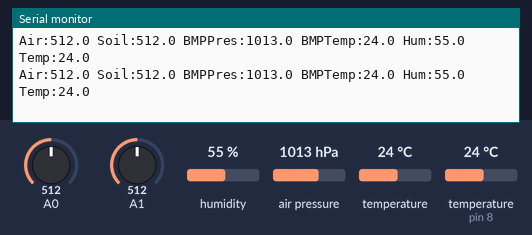
Bench run of a sketch on a simulated Arduino Uno, built with avr-gcc and run on an emulated ATmega328P. On the bench: the last lines printed to the serial monitor. The inputs (shaded band) are chosen by the test bench; at power-on: humidity 55 %, air pressure 1013 hPa, A0 = 512, A1 = 512, temperature 24 °C, temperature (sensor on pin 8) 24 °C. No radio packets arrive unless stated.

Above: at 2.8 s.
2.9 s: humidity set to 22 %
At 4.7 s:
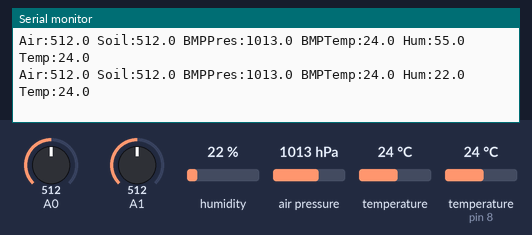
5.7 s: air pressure set to 952 hPa
At 7.3 s:
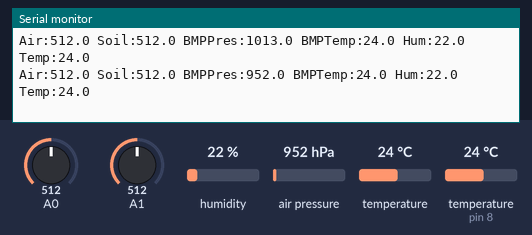
8.5 s: A0 set to 716
At 11.1 s:
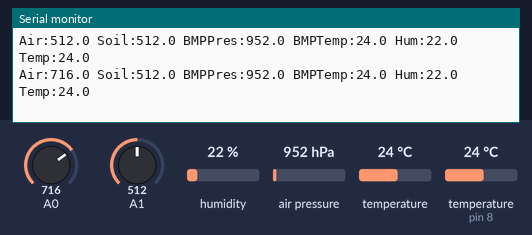
11.3 s: A1 set to 716
At 13.7 s:
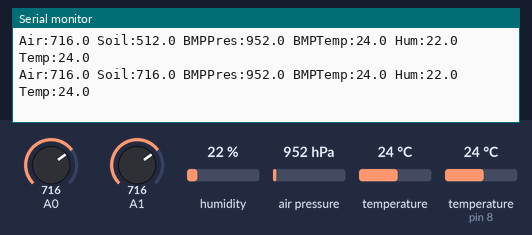
14.1 s: temperature (sensor 0) set to 12 °C
At 15.1 s:
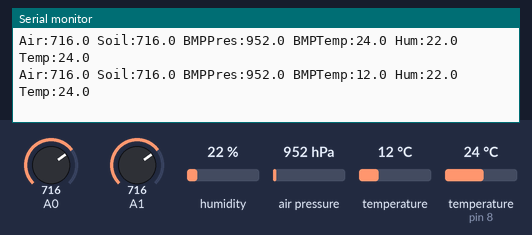
16.9 s: temperature (sensor on pin 8) set to 12 °C
At 20.1 s:
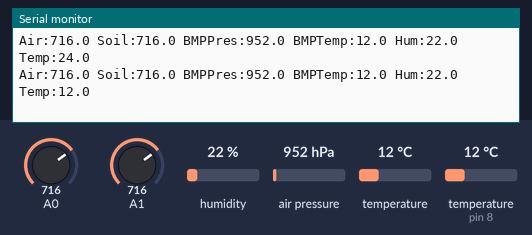

Measured:
- after the input at 2.9 s, the serial monitor: prints a new line after 1.3 s (image 1)
- after the input at 5.7 s, the serial monitor: prints a new line after 0.54 s (image 2)
- after the input at 8.5 s, the serial monitor: prints a new line after 1.9 s (image 3)
- after the input at 11.3 s, the serial monitor: prints a new line after 1.1 s (image 4)
- after the input at 14.1 s, the serial monitor: prints a new line after 0.39 s (image 5)
- after the input at 16.9 s, the serial monitor: prints a new line after 1.7 s (image 6)

The sketch:

transmitter.ino
```cpp
/*
* Weather station code
* - Requires:
* -- RF24: https://github.com/tmrh20/RF24/
* -- dht: http://playground.arduino.cc/Main/DHTLib
* -- SFE_BMP180: https://github.com/sparkfun/BMP180_Breakout_Arduino_Library/archive/master.zip
* - Pins will be added, eventually
*
* - use writeToMessage() to add text to the message
* - use sendMessage() to transmit your message. Note that this clears the message buffer!
* -- Also, a checksum is generated by adding the ASCII values of each character in the message, cleared on send as well
* - doubleToString() for convenience
*/
#include <string.h>
#include <SPI.h>
#include <nRF24L01.h> //wireless
#include <RF24.h> //wireless
#include <SFE_BMP180.h> //to read pressure
#include <dht.h> //for the temperature

#define DHT11_PIN 8
#define DECIMAL_STR_LENGTH 11 //Increase this for more sigfigs, floors to hundredth place
#define TEXT_MAX_LENGTH 100

RF24 radio(9, 10); // CE, CSN
SFE_BMP180 pressure;
dht DHT;

const byte address[6] = "00001";
char decimalAsString[DECIMAL_STR_LENGTH]; //buffer to store return from doubleToString

char *doubleToString(double d);
void writeToMessage(char *text);
void sendMessage();

struct message{
  char text[TEXT_MAX_LENGTH];
  char *curs0r = text;
  int checksum;
}transMsg; //Message object

void setup() {
  Serial.begin(9600);
  //Init radio
  radio.begin();
  radio.openWritingPipe(address);
  radio.setPALevel(RF24_PA_MIN);
  radio.stopListening();
  //Check i2c on BMP sensor
  if(pressure.begin() == 0)
    Serial.println("Error initializing BMP");
}

void loop() {
  char stat;
  double T,P;
  short transmit_period = 2000;
  int chk = DHT.read11(DHT11_PIN);//get values from dht

  //Get temp for pressure reading
  stat = pressure.startTemperature();
  if(stat != 0)
    delay(stat);
  stat = pressure.getTemperature(T);
  //If stat is 0, there is an i2c error
  if(stat == 0){
    Serial.println("BMP: Temperature Error (I2C)");
    T = -273.15;
  }
  stat = pressure.startPressure(3);
  if(stat != 0)
    delay(stat);
  if(T != -273.15){
    stat = pressure.getPressure(P,T);
    //If stat is 0, there is an i2c error
    if(stat == 0){
      Serial.println("BMP: Pressure Error (I2C)");
      P = 0;
    }
  }
  writeToMessage("Air:");
  writeToMessage(doubleToString(analogRead(A0)));

  writeToMessage(" Soil:");
  writeToMessage(doubleToString(analogRead(A1)));

  writeToMessage(" BMPPres:");
  writeToMessage(doubleToString(P));

  writeToMessage(" BMPTemp:");
  writeToMessage(doubleToString(T));

  //Read values from dht
  writeToMessage(" Hum:");
  writeToMessage(doubleToString(DHT.humidity));
  writeToMessage(" Temp:");
  writeToMessage(doubleToString(DHT.temperature));
  //print for debugging
  Serial.println(transMsg.text);
  //Send data and clear buffer
  sendMessage();
  delay(transmit_period);
}

//Convert double to string
char *doubleToString(double d){
  int prefix, postfix;
  char pre[DECIMAL_STR_LENGTH - 3], post[2];
  char decimal = '.';

  //Get the digits before the decimal
  prefix = (int)d;
  //Get the digits 2 places after the decimal
  postfix = abs((int)(100*(d - (double)prefix)));
  //Make prefix a String in base 10
  itoa(prefix, pre, 10);
  //Make postfix a String in base 10
  itoa(postfix, post, 10);
  //Put it all together
  strcpy(decimalAsString,pre);
  strcat(decimalAsString,".");
  strcat(decimalAsString,post);
  //returning the char pointer makes the code cleaner
  return decimalAsString;
}

//Write message to our buffer
void writeToMessage(char *text){
  int len = strlen(text);
  strcpy(transMsg.curs0r,text);
  transMsg.curs0r += len;
}

//Send message over radio
void sendMessage(){
  //generate checksum
  for(int i = 0; i < TEXT_MAX_LENGTH; i++){
    transMsg.checksum += (short)transMsg.text[i];
  }
  //Send the message
  radio.write(&transMsg, sizeof(transMsg));
  //Reset message
  memset(transMsg.text, 0, TEXT_MAX_LENGTH);
  transMsg.curs0r = transMsg.text;
  transMsg.checksum = 0;
}

//ya boy
```
